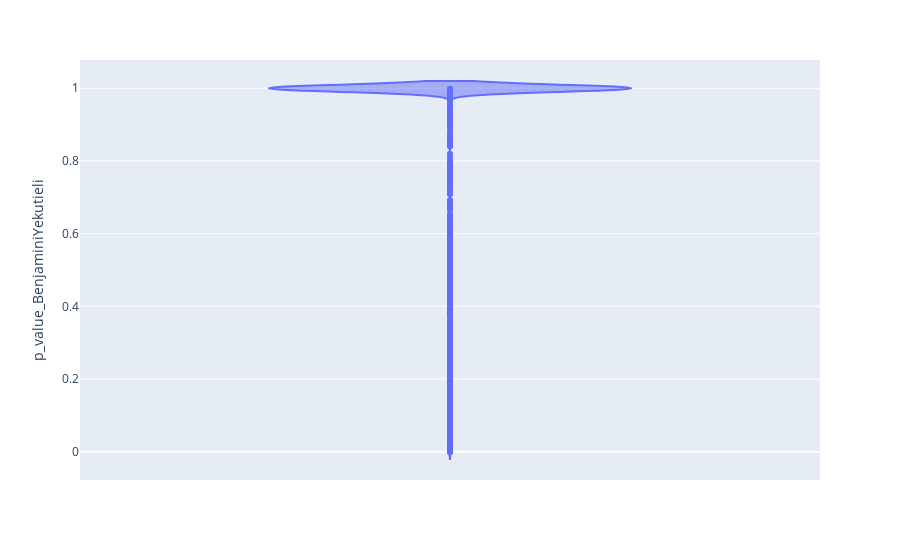

Notebook source saved alongside this figure:
### Code cell
fig = px.violin(df_nona, y="p_value_BenjaminiYekutieli")
fig.show()

### Figure 1 — Plotly figure (JSON) as saved in the notebook; plotly's stock layout.template omitted (floating-point values rounded to 4 significant figures; data arrays with more than 128 entries replaced by an {"elided": "..."} marker saying what was removed)
{"data": [{"alignmentgroup": "True", "box": {"visible": false}, "hovertemplate": "p_value_BenjaminiYekutieli=%{y}<extra></extra>", "legendgroup": "", "marker": {"color": "#636efa"}, "name": "", "offsetgroup": "", "orientation": "v", "scalegroup": "True", "showlegend": false, "type": "violin", "x0": " ", "xaxis": "x", "y": {"elided": "16797 float values"}, "y0": " ", "yaxis": "y"}], "layout": {"autosize": true, "legend": {"tracegroupgap": 0}, "margin": {"t": 60}, "violinmode": "group", "xaxis": {"anchor": "y", "autorange": true, "domain": [0, 1], "range": [-0.5, 0.5], "type": "category"}, "yaxis": {"anchor": "x", "autorange": true, "domain": [0, 1], "range": [-0.07778, 1.078], "title": {"text": "p_value_BenjaminiYekutieli"}, "type": "linear"}}}
